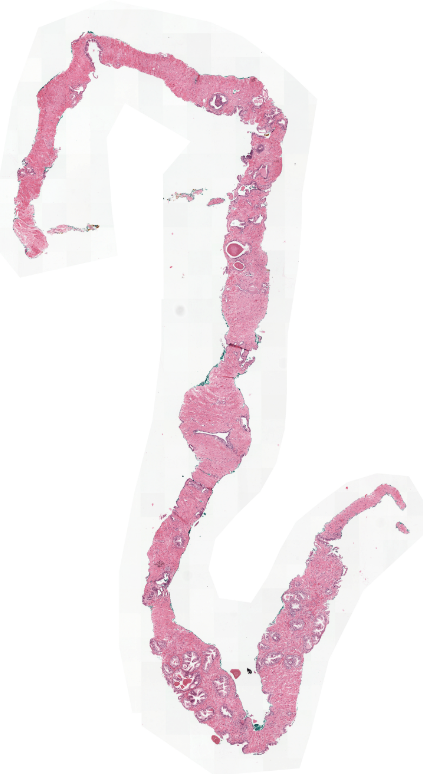
#> input picture voronoi_test/1.PNG, 423 x 783 px
$ python -i main.py   (imports and definitions only)
#> lines starting #> are read from the running program, lines starting #| are printed output that depends on the picture; after the words box and inside, x2 and y2 are one past the last pixel; in counts of white or black regions, pixels touching at a corner belong together
### staintools/reinhard_normalization.py
import numpy as np
import cv2 as cv
# tif_image_cutter.preprocessing.
from staintools.image_validation import is_uint8_image

"""
Autor: Peter554
Źródło: https://github.com/Peter554/StainTools
Licencja: MIT
"""


class ReinhardColorNormalizer(object):
    """
    Normalize a patch color to the target image using the method of:
    E. Reinhard, M. Adhikhmin, B. Gooch, and P. Shirley,
    'Color transfer between images'
    """

    def __init__(self):
        self.target_means = None
        self.target_stds = None

    # [68 lines left out: functions fit, transform, lab_split, merge_back, get_mean_std, not called in this run]

### main.py
from scipy import stats
from skimage import io
import cv2
from matplotlib import pyplot as plt
import numpy as np
import math
from tqdm import tqdm
import pandas as pd
import os
from tifffile import tifffile as tff
import imutils
from staintools.reinhard_normalization import ReinhardColorNormalizer

sharp = np.array([[0, -1, 0],
                   [-1, 5,-1],
                   [0, -1, 0]])

reinhard = ReinhardColorNormalizer()

# [6 lines left out: function edge_detection, not called in this run]


def find_values(slice):
    res = []
    for y in range(slice.shape[1]):
        res.append([z for z in range(np.shape(slice)[0]) if slice[z, y] > 0])
    return res


def mean(img):
    return np.average(img, axis=2)


def local_centers(vals, start, stop):
    values = []
    lefts = []
    rights = []
    args = [a for a in range(start, start + len(vals))]
    n_args = []
    for i in range(len(args)):
        val = vals[i]
        if len(val) != 0:
            left = val[0]
            right = val[len(val) - 1]
            values.append(int((left + (right - left) / 2)))
            lefts.append(left)
            rights.append(right)
            n_args.append(args[i])
    return n_args, values, lefts, rights


def straight(img, iter=10):  # todo wybór ilości iteracji
    img = cv2.rotate(img, cv2.cv2.ROTATE_90_CLOCKWISE)
    height, width, _ = np.shape(img)
    mask = treshold(img)
    mask = np.array(mask)
    res = np.zeros(img.shape, dtype=int) + 255
    centers = [0] * width
    lefts = [0] * width
    rights = [0] * width
    dt = width / iter
    args = 0
    for x in range(iter):
        _x = int(x * dt)
        _x_1 = int(_x + dt)
        slice = mask[:, _x:_x_1]
        vals = find_values(slice)  # 2d!!!!
        args, l_centers, lef, rig = local_centers(vals, _x, _x_1)
        #print("_" * 100)
        if not len(l_centers) == 0:
            vals = l_centers
            a, b, _, _, _ = stats.linregress(args, vals)
            # [4 lines of commented-out code are left out]
            for i in range(len(args)):
                arg = args[i]
                centers[arg] = int(a * arg + b)
                #print(int(a * arg + b), end=", ")
                lefts[arg] = lef[i]
                rights[arg] = rig[i]
            #print()
    main_center = int(res.shape[0]/2)
    for x in range(len(centers)):
        c = centers[x]
        l = lefts[x]
        r = rights[x]
        if l == r == 0:
            continue
        img[c, x, 0] = 0
        img[c, x, 1] = 0
        img[c, x, 2] = 0
        lp = c - l
        rp = r - c
        img_start = l
        img_end = r
        res_start = main_center - lp
        res_end = main_center + rp
        assert (img_end - img_start == res_end - res_start)
        #print(x, img_start, img_end, res_start, res_end)
        res[res_start:res_end, x:(x+1)] = img[img_start:img_end, x:(x+1)]
    #plt.imshow(res)
    #plt.show()

    return res


# [51 lines left out: functions rotate_fragment, rotate, not called in this run]


def treshold(img):
    mask = mean(img)
    print(mask.shape)
    for x in range(mask.shape[0]):
        for y in range(mask.shape[1]):
            if mask[x, y] >= 230:
                mask[x, y] = 0  # remove all 255's
            else:
                mask[x, y] = 255
    mask = cv2.erode(mask, np.ones([3,3]))
    mask = cv2.dilate(mask, np.ones([3,3]))
    return mask


sz = 120
N = 20
patients = 5


# [20 lines left out: function tile, not called in this run]


from img_cutter import Cutter

# [81 lines not run here, left out]

>>> import cv2
>>> picture = cv2.imread('voronoi_test/1.PNG')
#> picture is the input picture: shape (783, 423, 3); mean B, G, R 240.2, 236.7, 245.8
>>> result = straight(picture)
#> in mean, `return np.average(img, axis=2)`:
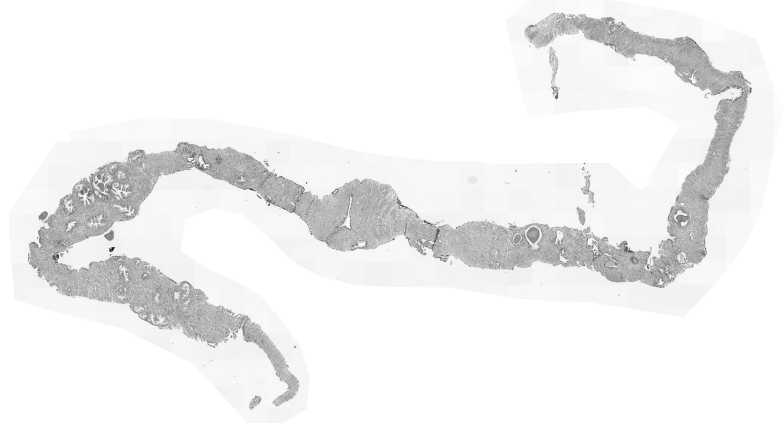
#> returned value: shape (423, 783) float64; min 18.33, max 255, mean 240.9
#| (423, 783)
#> after the loop in treshold, `for x in range(mask.shape[0]):`:
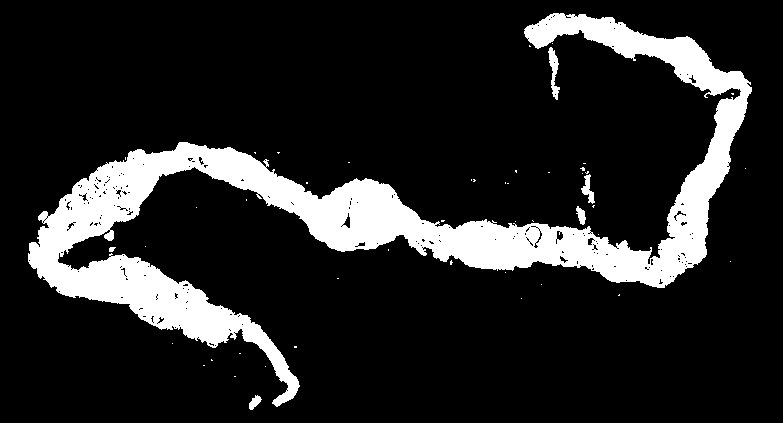
#> mask: shape (423, 783) float64; 14.8% white; 48 white regions (42 under 20 px), largest, box (x1, y1, x2, y2) and area: (28, 13, 752, 407) 48053, (548, 47, 560, 100) 294, (581, 174, 595, 204) 184, (576, 206, 586, 225) 113, (249, 395, 262, 410) 108, (109, 247, 116, 252) 26
#> in treshold, `mask = cv2.erode(mask, np.ones([3,3]))`: mask: shape (423, 783) float64; 12.5% white; 19 white regions (10 under 20 px), largest, box (x1, y1, x2, y2) and area: (29, 14, 751, 405) 40799, (527, 228, 539, 243) 117, (550, 49, 557, 80) 99
#> in treshold, `mask = cv2.dilate(mask, np.ones([3,3]))`: mask: shape (423, 783) float64; 14.5% white; 10 white regions (3 under 20 px), largest, box (x1, y1, x2, y2) and area: (28, 13, 752, 406) 47372, (549, 48, 558, 85) 205, (582, 175, 594, 203) 169
#> the loop in straight, `for x in range(iter):` made 10 passes
#> (a, b) on passes 1 to 10: (-0.252, 260.4), (-0.0207, 236.3), (0.0956, 222.3), (-0.244, 327.5), (-0.0891, 247.1), (0.407, 58.64), (-1.62, 1038.7), (0.193, 30.22), (-0.0665, 201), (-1.28, 1044.3)
#> pass 1, in straight, `slice = mask[:, _x:_x_1]`:
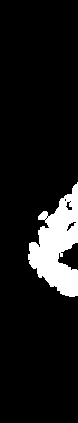
#> slice: shape (423, 78) float64; 9.7% white; 1 white region, box (x1, y1, x2, y2) and area: (28, 182, 78, 297) 3202
#> pass 3, in straight, `slice = mask[:, _x:_x_1]`:
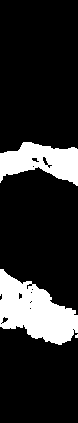
#> slice: shape (423, 78) float64; 16.9% white; 3 white regions (1 under 20 px), largest, box (x1, y1, x2, y2) and area: (0, 269, 78, 345) 3457, (0, 142, 78, 186) 2115
#> after the loop in straight, `for x in range(iter):`:
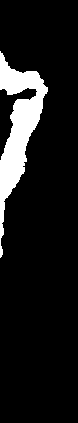
#> slice: shape (423, 78) float64; 10.6% white; 1 white region, box (x1, y1, x2, y2) and area: (0, 51, 48, 258) 3512
#> after the loop in straight, `for x in range(iter):`: centers = 783 values, max 277 at index 469, min 0 at index 0, mean 191.8; lefts = 783 values, max 254 at index 28, min 0 at index 0, mean 127.6; rights = 783 values, max 409 at index 250, min 0 at index 0, mean 257.5
#> the loop in straight, `for x in range(len(centers)):` made 783 passes
#> (c, l, r, lp, rp, img_start, img_end, res_start) on passes 29 to 31: (253, 254, 259, -1, 6, 254, 259, 212), (253, 243, 263, 10, 10, 243, 263, 201), (252, 243, 264, 9, 12, 243, 264, 202)
#> after the loop in straight, `for x in range(len(centers)):`:
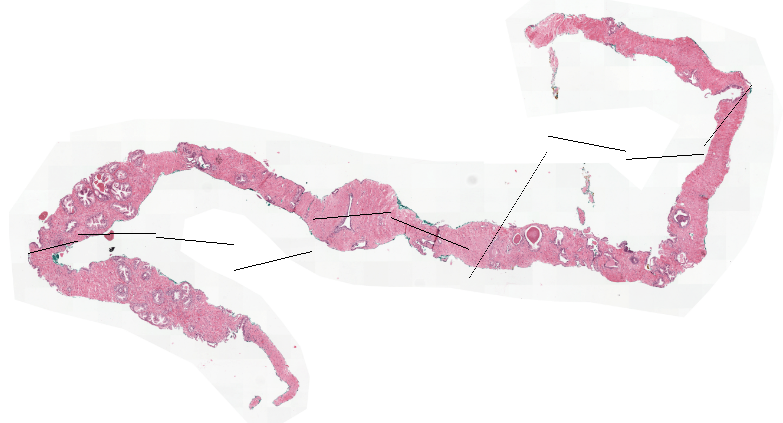
#> img: shape (423, 783, 3); mean of channels 0, 1, 2 239.8, 236.3, 245.2; drawn as B, G, R
#> after the loop in straight, `for x in range(len(centers)):`:
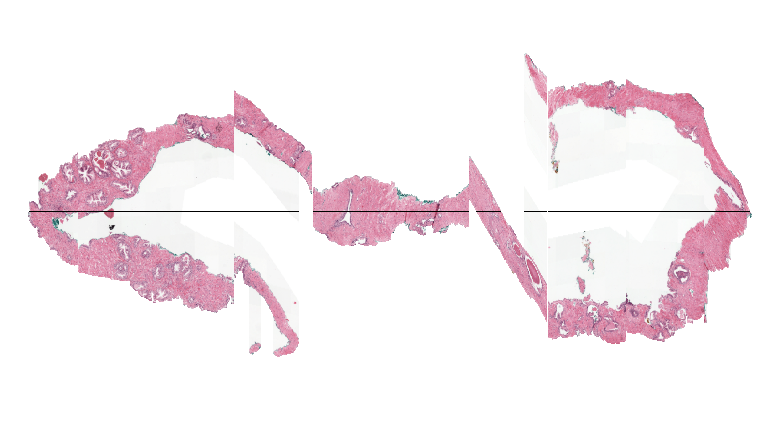
#> res: shape (423, 783, 3) int64; mean of channels 0, 1, 2 241.7, 238.1, 247.1; drawn as B, G, R

$ run again, on voronoi_test/5.PNG
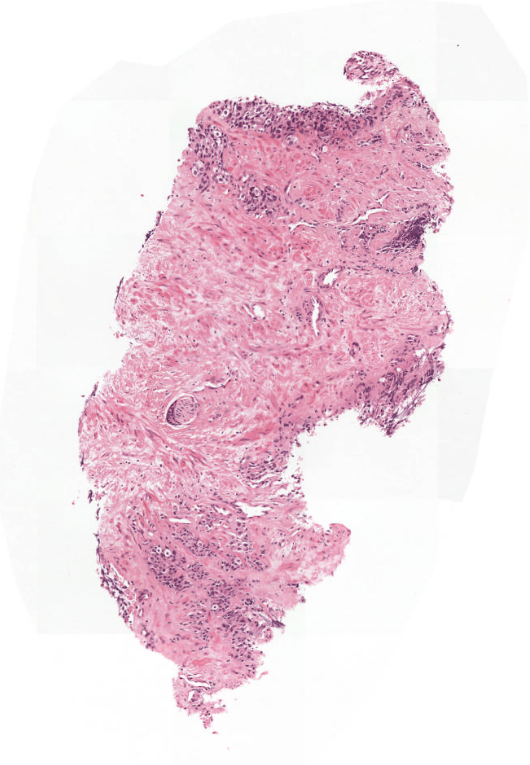
#> input picture voronoi_test/5.PNG, 530 x 765 px
#> picture is the input picture: shape (765, 530, 3); mean B, G, R 227.6, 218.9, 239.9
#| (530, 765)
#> after the loop in treshold, `for x in range(mask.shape[0]):`:
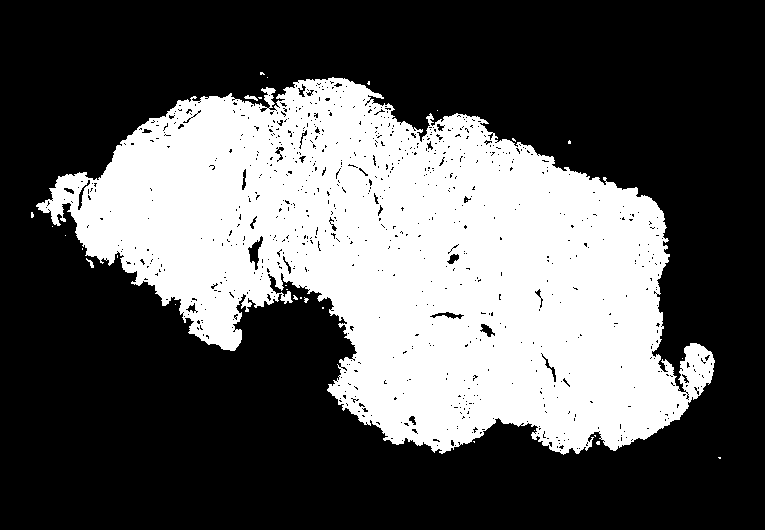
#> mask: shape (530, 765) float64; 35.5% white; 30 white regions (27 under 20 px), largest, box (x1, y1, x2, y2) and area: (36, 77, 715, 455) 143811, (244, 95, 258, 101) 41, (86, 258, 94, 268) 30
#> the loop in straight, `for x in range(iter):` made 10 passes
#> (a, b) on passes 1 to 8: (-0.474, 227), (-0.196, 230.1), (0.302, 155.3), (-0.51, 336.1), (1.18, -174.1), (0.111, 235.3), (0.131, 216), (0.184, 201.2)
#> after the loop in straight, `for x in range(iter):`: centers = 765 values, max 376 at index 687, min 0 at index 0, mean 227.8; lefts = 765 values, max 391 at index 679, min 0 at index 0, mean 131.4; rights = 765 values, max 453 at index 561, min 0 at index 0, mean 325.6
#> the loop in straight, `for x in range(len(centers)):` made 765 passes
#> (c, l, r) on passes 1 to 3: (0, 0, 0), (0, 0, 0), (0, 0, 0)
#> after the loop in straight, `for x in range(len(centers)):`:
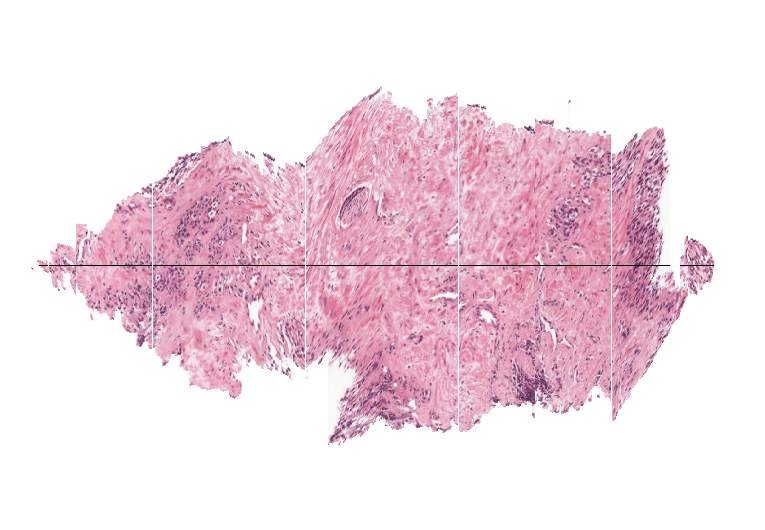
#> res: shape (530, 765, 3) int64; mean of channels 0, 1, 2 229.5, 220.8, 241.6; drawn as B, G, R
